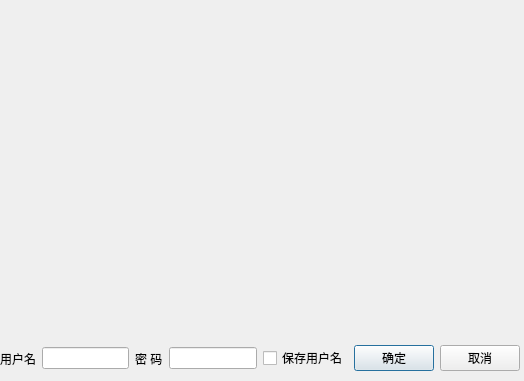
<?xml version="1.0" encoding="UTF-8"?>
<ui version="4.0">
 <class>DialogLogin</class>
 <widget class="QDialog" name="DialogLogin">
  <property name="geometry">
   <rect>
    <x>0</x>
    <y>0</y>
    <width>524</width>
    <height>381</height>
   </rect>
  </property>
  <property name="windowTitle">
   <string>Dialog</string>
  </property>
  <widget class="QLabel" name="label">
   <property name="geometry">
    <rect>
     <x>0</x>
     <y>0</y>
     <width>520</width>
     <height>334</height>
    </rect>
   </property>
   <property name="maximumSize">
    <size>
     <width>520</width>
     <height>334</height>
    </size>
   </property>
   <property name="text">
    <string/>
   </property>
   <property name="pixmap">
    <pixmap resource="res.qrc">:/images/images/splash2.jpg</pixmap>
   </property>
   <property name="scaledContents">
    <bool>true</bool>
   </property>
  </widget>
  <widget class="QWidget" name="">
   <property name="geometry">
    <rect>
     <x>0</x>
     <y>340</y>
     <width>520</width>
     <height>37</height>
    </rect>
   </property>
   <layout class="QHBoxLayout" name="horizontalLayout">
    <item>
     <widget class="QLabel" name="label_2">
      <property name="text">
       <string>用户名</string>
      </property>
     </widget>
    </item>
    <item>
     <widget class="QLineEdit" name="editUser"/>
    </item>
    <item>
     <widget class="QLabel" name="label_3">
      <property name="text">
       <string>密 码</string>
      </property>
     </widget>
    </item>
    <item>
     <widget class="QLineEdit" name="editPSWD">
      <property name="echoMode">
       <enum>QLineEdit::Password</enum>
      </property>
     </widget>
    </item>
    <item>
     <widget class="QCheckBox" name="chkBoxSave">
      <property name="text">
       <string>保存用户名</string>
      </property>
     </widget>
    </item>
    <item>
     <spacer name="horizontalSpacer_3">
      <property name="orientation">
       <enum>Qt::Horizontal</enum>
      </property>
      <property name="sizeHint" stdset="0">
       <size>
        <width>13</width>
        <height>20</height>
       </size>
      </property>
     </spacer>
    </item>
    <item>
     <widget class="QPushButton" name="btnOK">
      <property name="text">
       <string>确定</string>
      </property>
      <property name="icon">
       <iconset resource="res.qrc">
        <normaloff>:/images/images/704.bmp</normaloff>:/images/images/704.bmp</iconset>
      </property>
     </widget>
    </item>
    <item>
     <widget class="QPushButton" name="btnCancel">
      <property name="text">
       <string>取消</string>
      </property>
      <property name="icon">
       <iconset resource="res.qrc">
        <normaloff>:/images/images/706.bmp</normaloff>:/images/images/706.bmp</iconset>
      </property>
     </widget>
    </item>
    <item>
     <spacer name="horizontalSpacer_6">
      <property name="orientation">
       <enum>Qt::Horizontal</enum>
      </property>
      <property name="sizeHint" stdset="0">
       <size>
        <width>13</width>
        <height>20</height>
       </size>
      </property>
     </spacer>
    </item>
   </layout>
  </widget>
 </widget>
 <resources>
  <include location="res.qrc"/>
 </resources>
 <connections>
  <connection>
   <sender>btnCancel</sender>
   <signal>clicked()</signal>
   <receiver>DialogLogin</receiver>
   <slot>reject()</slot>
   <hints>
    <hint type="sourcelabel">
     <x>466</x>
     <y>357</y>
    </hint>
    <hint type="destinationlabel">
     <x>261</x>
     <y>190</y>
    </hint>
   </hints>
  </connection>
 </connections>
</ui>
